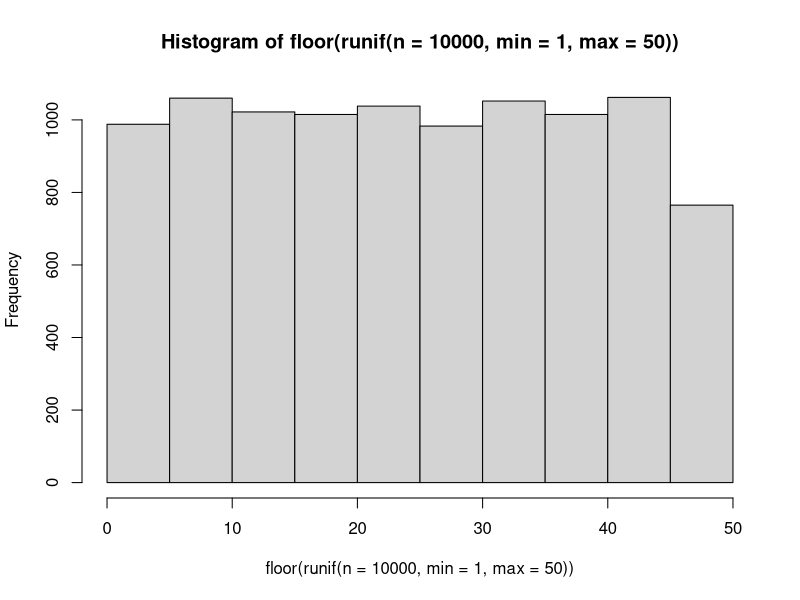
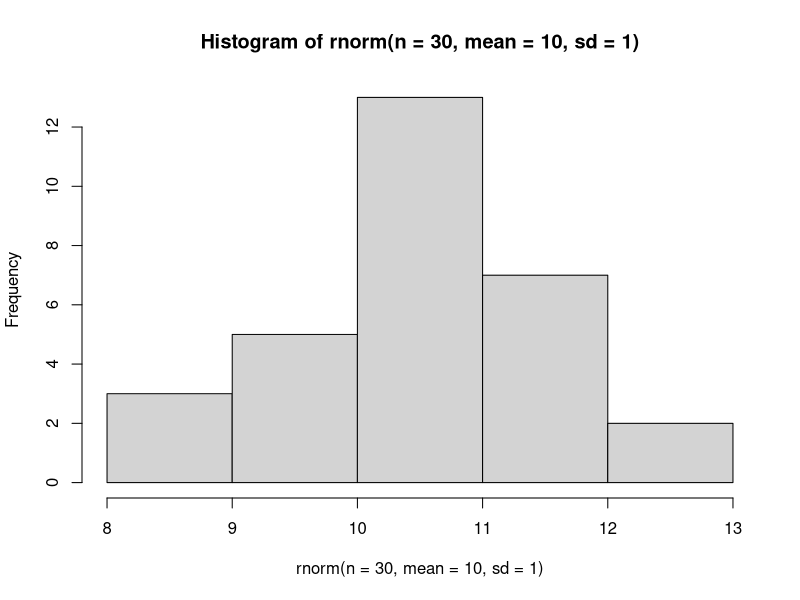
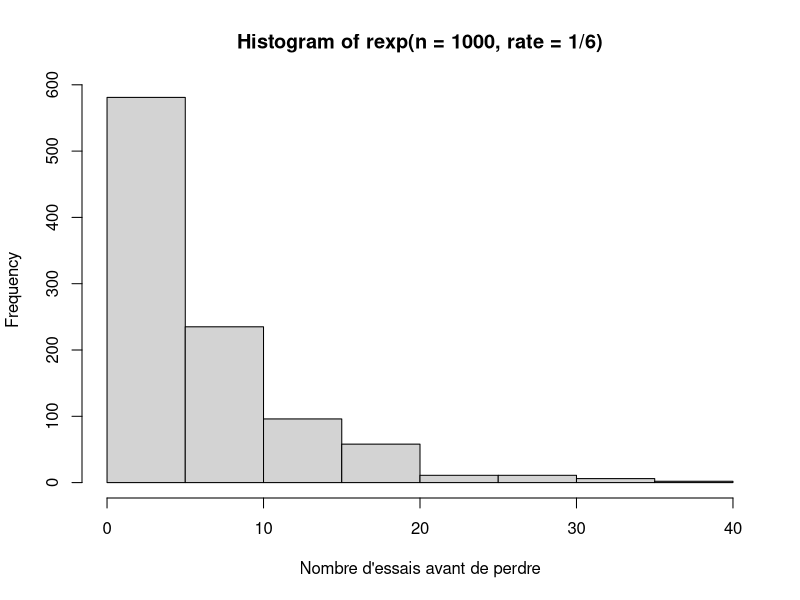
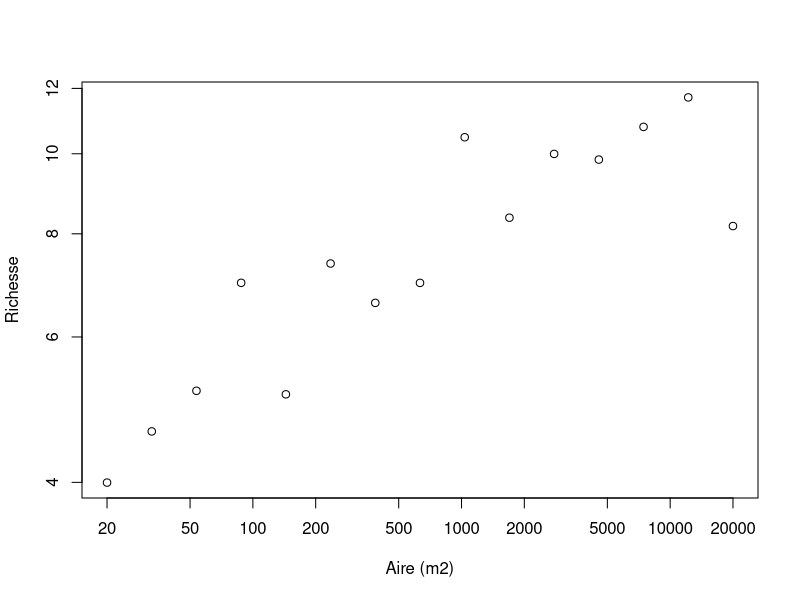
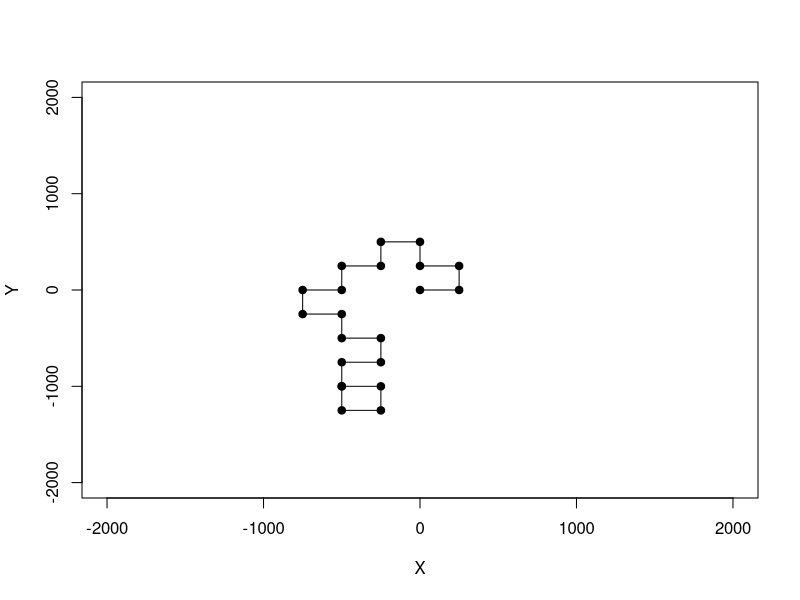
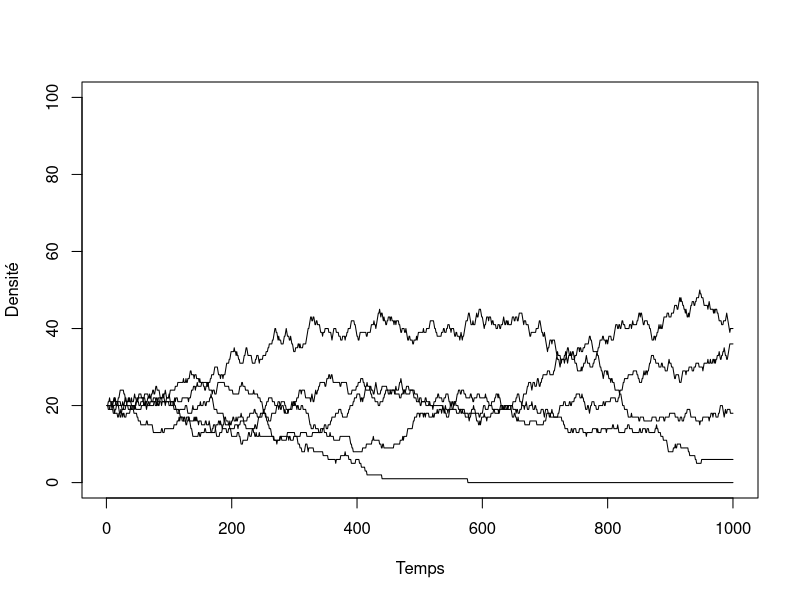

Here is the R script that generated these plots, in order: (Note: this script raises an error after producing the figures.)
## ---- chunk 1
valeurs = c("2", "3", "4", "5", "6", "7", "8", "9", "10", "valet", "reine", "roi", "as")
couleurs = rep(c("pique", "trèfle", "carreau", "coeur"),each = 13)
cartes = paste(valeurs,"-",couleurs)
tirage = function(n, cartes) {
    sample(x = cartes, size = n, replace = FALSE)
}
tirage(3, cartes)
## ---- chunk 2
hist(floor(runif(n = 10000, min = 1, max = 50)))
## ---- chunk 3
hist(rnorm(n = 30, mean = 10, sd = 1))
## ---- chunk 4
rbinom(n = 10, size = 1, prob = 0.5)
## ---- chunk 5
rmultinom(n = 3, size = 1, prob = rep(1/6, 6))
## ---- chunk 6
hist(rexp(n = 1000, rate = 1/6),
xlab = "Nombre d'essais avant de perdre")
## ---- chunk 7
A = 2*10^seq(1, 4, length.out = 15)
c = 3
z = 0.15
S = rnorm(15, mean = c*A^z, sd = 1.5)
plot(A, S, xlab = "Aire (m2)", ylab = "Richesse",
  log = "xy")
## ---- chunk 8
set.seed(1)
p <- 0.55
alea <- runif(n = 1, min = 0, max = 1)
if(alea < p) res = "pile" else res = "face"
res
## ---- chunk 9
nsteps = 20
xy = matrix(0,nr = 21, nc = 2)
xy[1,] = c(0,0)
direction = 0
set.seed(2)
for(step in 2:(nsteps+1)) {
    # Ḑe quel côté tourner ?
    if(runif(1,0,1) < 0.5) {
      # Tourne à droite
      direction = direction + pi/2 
    }
    else {
      # Tourne à gauche  
      direction = direction - pi/2
    }
    # Calcul des nouvelles coordonnées
    xy[step,1] = xy[step-1,1] + sin(direction)*250 
    xy[step,2] = xy[step-1,2] + cos(direction)*250 
}
## ---- chunk 10
plot(xy[,1],xy[,2], type = "l", xlim = c(-2000,2000),ylim = c(-2000,2000),
    xlab = "X", ylab = "Y")
points(xy[,1],xy[,2],pch = 19)
## ---- chunk 11
etats <- c("A", "B", "C", "D", "E")
p = c(0.1, 0.5, 0.2, 0.05, 0.15)
sum(p)

# On utilise cumsum pour calculer la probabilité cumulative
cump <- cumsum(p)
cump
## ---- chunk 12
alea <- runif(1,0,1)
alea
n_etats <- 5; i = 1; plus_petit = FALSE
while(plus_petit == FALSE) {
    if(alea < cump[i]) {
        decision = etats[i]
        plus_petit = TRUE
    }
    else {
        i = i + 1
    }
}
decision
## ---- chunk 13
tirage <- function(p) {
    etats <- c("A", "B", "C", "D", "E")
    res <- rmultinom(n=1,size=1,prob=p)
    etats[which(res==1)]
}
tirage(p)
## ---- chunk 14
nsteps <- 1000
S <- 5
K <- 100
N <- matrix(nr = nsteps, nc = S)

# Une fonction utile pour faire des tirages
# Elle retourne la position de l'espèce pigée au hasard
tirage  <- function(p) {
    res <- rmultinom(n=1,size=1,prob=p)
    return(which(res==1))
}
## ---- chunk 15
# On démarre la simulation avec 20 individus par espèce
N[1,] =rep(K/S, S)

# La boucle principale
for(step in 2:nsteps) {

    # Calcul de l'abondance relative
    p = N[step-1,] / K

    # On tire l'identité de l'espèce qui meurt
    ID_mort = tirage(p)

    # On applique le changement
    N[step,] = N[step-1,]
    N[step,ID_mort] = N[step,ID_mort] - 1

    # On tire l'identité de la recrue
    ID_recrue = tirage(p)
    N[step,ID_recrue] = N[step,ID_recrue] + 1
}
## ---- chunk 16
# Illustration des résultats
plot(c(1:nsteps), N[,1], type = "l", ylim = c(0,K),
    xlab = "Temps", ylab = "Densité")
for(i in 2:S) lines(c(1:nsteps), N[,i])
## ---- chunk 17
x = runif(1000)
system.time(sort(x))
system.time(tri(x))

## ---- chunk 18
n = 2*10^seq(1,3,0.1)
res = numeric(length(n))
for(i in 1:length(res)) {
	x = runif(n[i])
	res[i] = system.time(tri(x))[3]
}
plot(n,res, type = "l", xlab = "Taille", ylab = "Temps")
## ---- chunk 19
f1 <- function(x) {
	taille <- length(x)
	x2 <- numeric(taille)
	for(i in 1:taille) if(x[i] < 0.5) x2[i] <- 1
}
f2 <- function(x) {
	x2 <- x*0
	x2[x<0.5] <- 1
}
## ---- chunk 20
x = runif(1000000)
system.time(f1(x))
system.time(f2(x))
## ---- chunk 21
f1 <- function(x) {
	res <- numeric(ncol(x))
	for(j in 1:ncol(x)) {
		for(i in 1:nrow(x)){
			res[x] = res[j] + x[i,j]
		}
	}
}
X = matrix(runif(100*100),nr=100,nc=100)
## ---- chunk 22
system.time(rowSums(X))
system.time(apply(X,2,sum))
system.time(f1(X))
